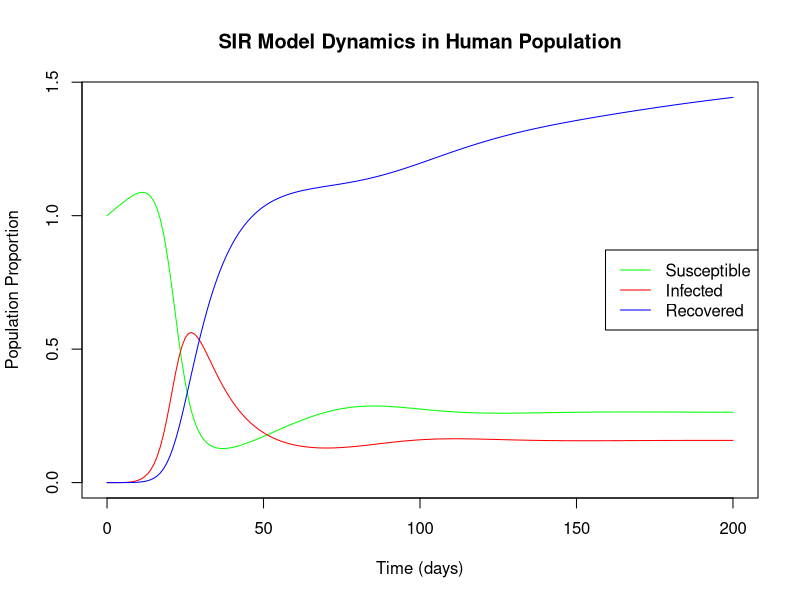

The R source for this figure:
#Royce & Fu replication
#April 24 2024

#define SIR Model function
library(deSolve)
sir_model <- function(time, state, parameters) {
  with(as.list(c(state, parameters)), {
    # Differential equations
    dSw <- bw - beta_w * Sw * Iw - mw * Sw
    dIw <- beta_w * Sw * Iw - gamma_w * Iw - mw * Iw
    dRw <- gamma_w * Iw - mw * Rw
    
    dSd <- bd - beta_d * Sd * Id - pd * Sd * Iw - beta_d * Sd * Td - md * Sd
    dId <- beta_d * Sd * Id + pd * Sd * Iw - mu * Id - gamma_d * Id - md * Id
    dTd <- mu * Id + beta_d * Sd * Td - gamma_d * Td - md * Td
    dRd <- gamma_d * Id + gamma_d * Td - md * Rd
    
    dSh <- bh - beta_h * Sh * Ih - ph * Sh * Td - mh * Sh
    dIh <- beta_h * Sh * Ih + ph * Sh * Td - gamma_h * Ih - mh * Ih
    dRh <- gamma_h * Ih - mh * Rh
    
    return(list(c(dSw, dIw, dRw, dSd, dId, dTd, dRd, dSh, dIh, dRh)))
  })
}


#set parameters
initial_state <- c(Sw = 0.5, Iw = 0.5, Rw = 0, Sd = 1, Id = 0, Td = 0, Rd = 0, Sh = 1, Ih = 0, Rh = 0)
parameters <- c(beta_w = 0.3, gamma_w = 0.1, mw = 0.01, 
                beta_d = 0.5, gamma_d = 0.1, md = 0.01, pd = 0.02, mu = 0.02,
                beta_h = 0.4, gamma_h = 0.1, mh = 0.01, ph = 0.02,
                bw = 0.02, bd = 0.02, bh = 0.02)

#solve the differential equations
time <- seq(0, 200, by = 1)  # from 0 to 200 days
output <- ode(y = initial_state, times = time, func = sir_model, parms = parameters)


#plot

matplot(time, output[, c("Sh", "Ih", "Rh")], type = "l", col = c("green", "red", "blue"), lty = 1,
        xlab = "Time (days)", ylab = "Population Proportion",
        main = "SIR Model Dynamics in Human Population")
legend("right", legend = c("Susceptible", "Infected", "Recovered"), col = c("green", "red", "blue"), lty = 1)

library(ggplot2)
time <- seq(0, 200, by = 1)  # from 0 to 200 days
output <- ode(y = initial_state, times = time, func = sir_model, parms = parameters)
output_df <- as.data.frame(output)
output_df$time <- output_df$time
